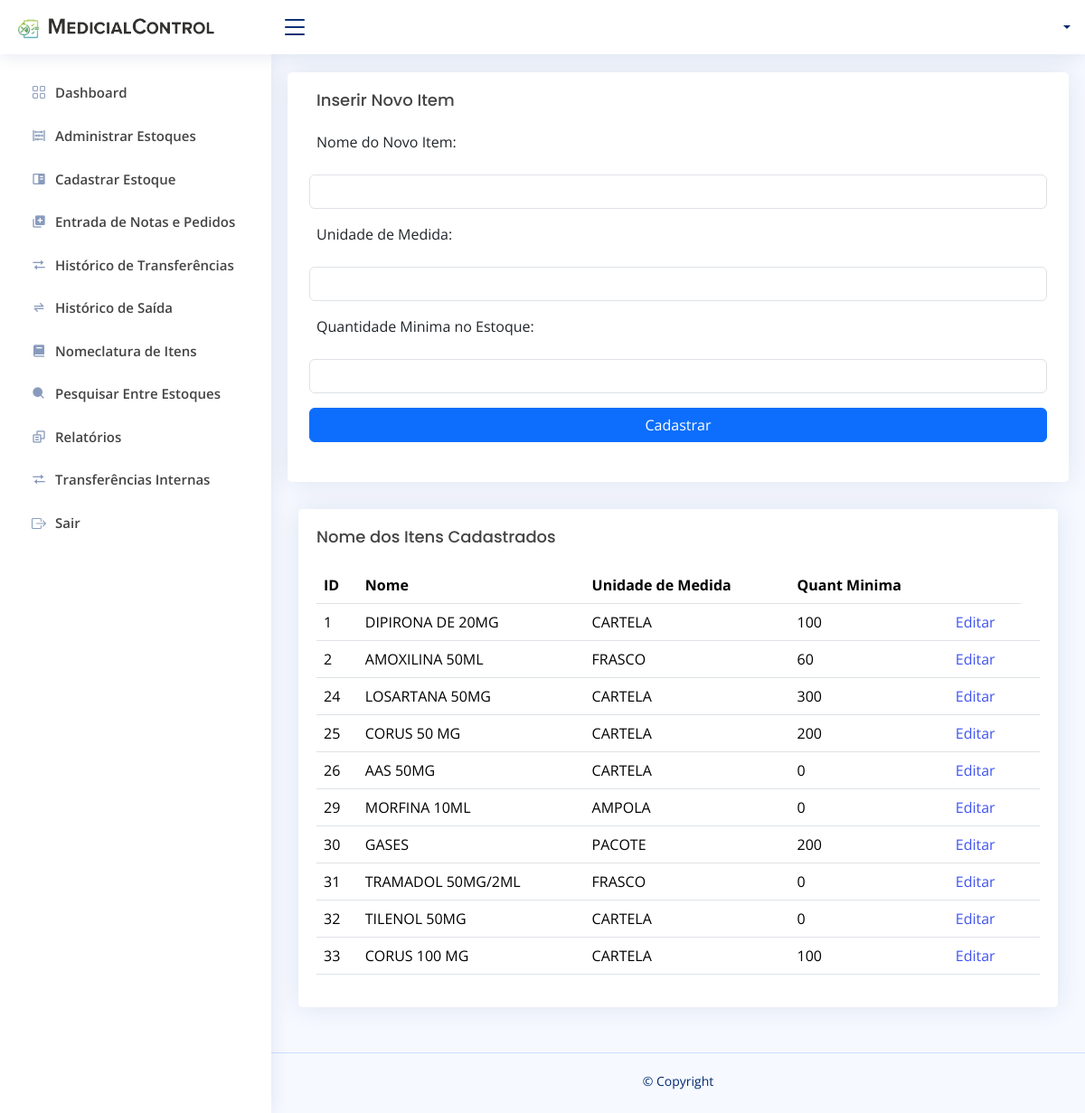
/Nomeclatura.php, run on the app's committed database.
### tables this page shows
CREATE TABLE `tb_nomeclatura` (
  `id_nomeclatura` int(11) NOT NULL,
  `nome_nomeclatura` varchar(220) NOT NULL,
  `uni_medida_nomeclatura` varchar(220) NOT NULL,
  `quant_minima_nomeclatura` int(11) NOT NULL
);

### controladores/Classes.php (called while the page is built, shortened)
<?php
class Nomeclatura
{
    private $conexao;
    public function __construct()
    {
        $this->conexao = new Conexao();
    }
    public function chamaNomeclatura()
    {
        $conn = $this->conexao->Conectar();
        $query = "SELECT * FROM tb_nomeclatura";
        $stmt = $conn->prepare($query);
        $stmt->execute();
        $r = [];
        while ($retorno = $stmt->fetch(PDO::FETCH_ASSOC)) {
            $r[] = $retorno;
        };
        return $r;
    }
}

### Nomeclatura.php (the view, shortened to what this page needs)
<?php
  include "controladores/Controller.php";
  include "controladores/Classes.php";
  $func = new Nomeclatura;
  $retorno = $func->chamaNomeclatura();
?>
<!DOCTYPE html>
<html lang="pt-br">
<head>
</head>
<body>
  <header id="header" class="header fixed-top d-flex align-items-center">
    <nav class="header-nav ms-auto">
      <ul class="d-flex align-items-center">
        <?php echo Perfil() ?>
      </ul>
    </nav>
  </header>
  <aside id="sidebar" class="sidebar">
    <?php echo sideBar()?>
  </aside>
  <main id="main" class="main">
    <section class="section">
      <div class="row">
        <div class="card">
            <div class="card-body">
                <h5 class="card-title">Inserir Novo Item</h5>
                <form class="row g-3" action="controladores/InserirNomeclatura.php" method="post">
                        <label class="form-label">Nome do Novo Item:</label>
                        <input type="text" name="remedio" maxlength="220" required class="form-control">
                        <label class="form-label">Unidade de Medida:</label>
                        <input type="text" name="uni_medida_nomeclatura" maxlength="220" required class="form-control">
                        <label class="form-label">Quantidade Minima no Estoque:</label>
                        <input type="number" name="quant_minima_nomeclatura"  required class="form-control">
                        <button type="submit" class="btn btn-primary">Cadastrar</button>
                </form>
            </div>
          </div>
       </div>
       <div class="card">
            <div class="card-body">
              <h5 class="card-title">Nome dos Itens Cadastrados</h5>
              <table class="table datatable">
                <thead>
                  <tr>
                    <th>ID</th>
                    <th>Nome</th>
                    <th>Unidade de Medida</th>
                    <th>Quant Minima</th>
                    <th></th>
                  </tr>
                </thead>
                <tbody>
                <?php foreach ($retorno as $r) { ?>
                  <tr>
                    <td><?= $r['id_nomeclatura'] ?></td>
                    <td><?= $r['nome_nomeclatura'] ?></td>
                    <td><?= $r['uni_medida_nomeclatura']?></td>
                    <td><?=$r['quant_minima_nomeclatura']?></td>
                    <td><a href="editarNomeclatura.php?id=<?=$r['id_nomeclatura']?>">Editar</a></td>
                    <td></td>
                  </tr>
                 <?php } ?>
                </tbody>
              </table>
            </div>
      </div>
    </section>
  </main>
  <footer id="footer" class="footer">
    <div class="copyright">
      &copy; Copyright <strong><span></span></strong>
    </div>
    <div class="credits">
    </div>
  </footer>
</body>
</html>

### assets/css/style.css (style rules this page uses)
:root { scroll-behavior: smooth; }
body { font-family: "Open Sans", sans-serif; background: #f6f9ff; color: #444444; }
a { color: #4154f1; text-decoration: none; }
h1, h2, h3, h4, h5, h6 { font-family: "Nunito", sans-serif; }
#main { margin-top: 60px; padding: 20px 30px; transition: all 0.3s; }
.card { margin-bottom: 30px; border: none; border-radius: 5px; box-shadow: 0px 0 30px rgba(1, 41, 112, 0.1); }
.card-title { padding: 20px 0 15px 0; font-size: 18px; font-weight: 500; color: #444444; font-family: "Poppins", sans-serif; }
.card-body { padding: 0 20px 20px 20px; }
.header { transition: all 0.5s; z-index: 997; height: 60px; box-shadow: 0px 2px 20px rgba(1, 41, 112, 0.1); background-color: #fff; padding-left: 20px; }
.header-nav ul { list-style: none; }
.header-nav>ul { margin: 0; padding: 0; }
.sidebar { position: fixed; top: 60px; left: 0; bottom: 0; width: 300px; z-index: 996; transition: all 0.3s; padding: 20px; overflow-y: auto; scrollbar-width: thin; scrollbar-color: #aab7cf transparent; box-shadow: 0px 0px 20px rgba(1, 41, 112, 0.1); background-color: #fff; }
@media (min-width: 1200px) { #main, #footer { margin-left: 300px; } }
.footer { padding: 20px 0; font-size: 14px; transition: all 0.3s; border-top: 1px solid #cddfff; }
.footer .copyright { text-align: center; color: #012970; }
.footer .credits { padding-top: 5px; text-align: center; font-size: 13px; color: #012970; }

### data on the page
tb_nomeclatura: id_nomeclatura "1", nome_nomeclatura "DIPIRONA DE 20MG", uni_medida_nomeclatura "CARTELA", quant_minima_nomeclatura "100"
tb_nomeclatura: id_nomeclatura "2", nome_nomeclatura "AMOXILINA 50ML", uni_medida_nomeclatura "FRASCO", quant_minima_nomeclatura "60"
tb_nomeclatura: id_nomeclatura "24", nome_nomeclatura "LOSARTANA 50MG", uni_medida_nomeclatura "CARTELA", quant_minima_nomeclatura "300"
tb_nomeclatura: id_nomeclatura "25", nome_nomeclatura "CORUS 50 MG", uni_medida_nomeclatura "CARTELA", quant_minima_nomeclatura "200"
tb_nomeclatura: id_nomeclatura "26", nome_nomeclatura "AAS 50MG", uni_medida_nomeclatura "CARTELA", quant_minima_nomeclatura "0"
tb_nomeclatura: id_nomeclatura "29", nome_nomeclatura "MORFINA 10ML", uni_medida_nomeclatura "AMPOLA", quant_minima_nomeclatura "0"
tb_nomeclatura: id_nomeclatura "30", nome_nomeclatura "GASES", uni_medida_nomeclatura "PACOTE", quant_minima_nomeclatura "200"
tb_nomeclatura: id_nomeclatura "31", nome_nomeclatura "TRAMADOL 50MG/2ML", uni_medida_nomeclatura "FRASCO", quant_minima_nomeclatura "0"
tb_nomeclatura: id_nomeclatura "32", nome_nomeclatura "TILENOL 50MG", uni_medida_nomeclatura "CARTELA", quant_minima_nomeclatura "0"
tb_nomeclatura: id_nomeclatura "33", nome_nomeclatura "CORUS 100 MG", uni_medida_nomeclatura "CARTELA", quant_minima_nomeclatura "100"
